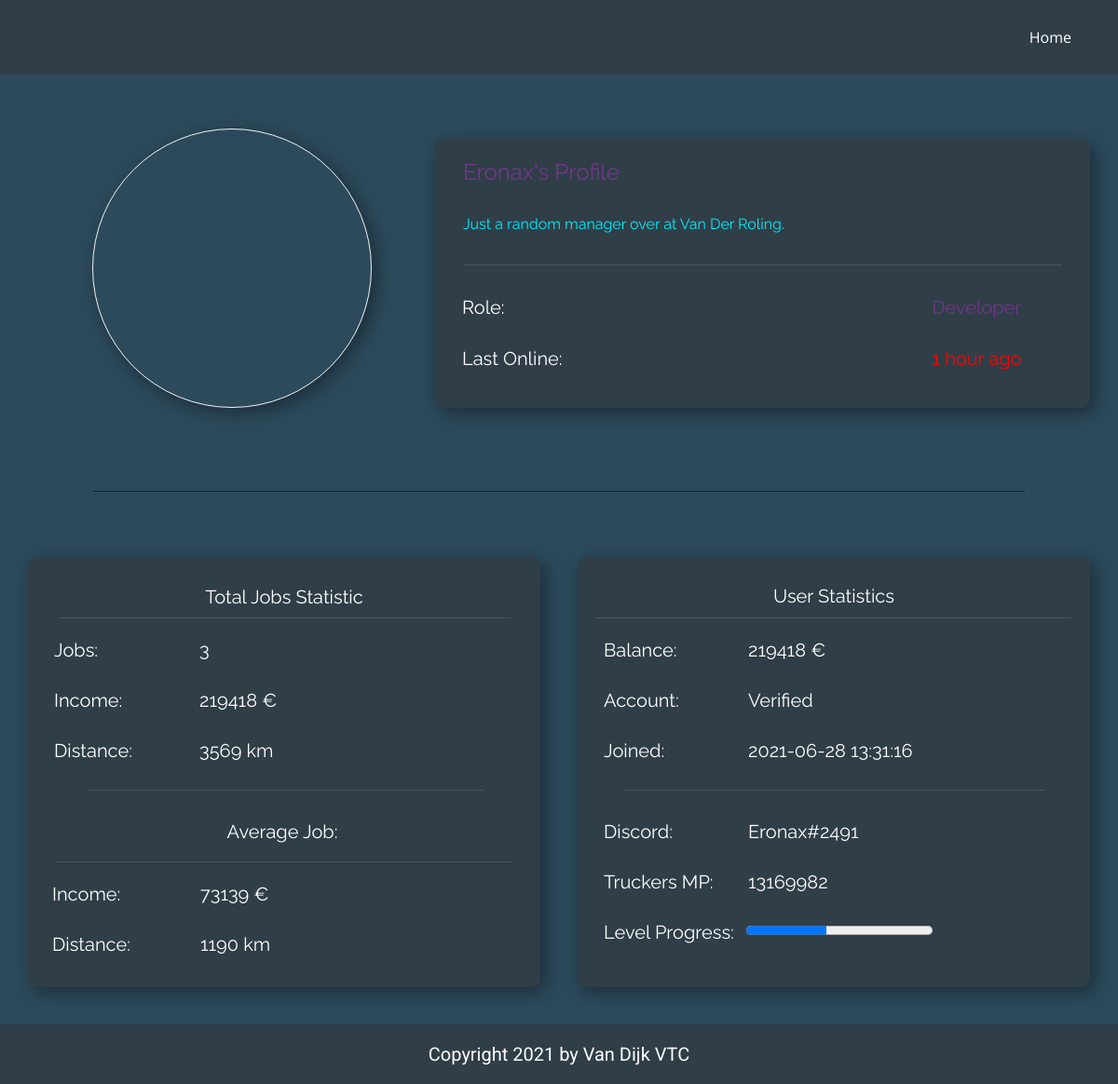
The page /profile.php?id=1 on the database its author committed.
### tables this page shows
CREATE TABLE IF NOT EXISTS `users` (
  `id` int(11) NOT NULL AUTO_INCREMENT,
  `username` varchar(50) NOT NULL,
  `password` varchar(50) NOT NULL,
  `role_id` int(11) NOT NULL DEFAULT 18,
  `status` varchar(50) NOT NULL DEFAULT 'Not Verified',
  `discord` varchar(50) NOT NULL,
  `truckersmp` varchar(50) NOT NULL,
  `user_pb` text NOT NULL DEFAULT 'https://moonvillageassociation.org/wp-content/uploads/2018/06/default-profile-picture1.jpg',
  `status_color` varchar(50) NOT NULL DEFAULT '#fff',
  `information` text NOT NULL DEFAULT 'There is no information yet.',
  `last_online` timestamp NOT NULL DEFAULT current_timestamp(),
  `updated_at` timestamp NOT NULL DEFAULT current_timestamp() ON UPDATE current_timestamp(),
  `timestamp` timestamp NOT NULL DEFAULT current_timestamp(),
  PRIMARY KEY (`id`),
  KEY `FK_users_roles` (`role_id`),
  CONSTRAINT `FK_users_roles` FOREIGN KEY (`role_id`) REFERENCES `roles` (`id`) ON DELETE NO ACTION ON UPDATE NO ACTION
);

CREATE TABLE IF NOT EXISTS `roles` (
  `id` int(11) NOT NULL AUTO_INCREMENT,
  `perms` int(11) NOT NULL,
  `name` varchar(50) NOT NULL,
  `color` varchar(50) NOT NULL,
  `timestamp` timestamp NOT NULL DEFAULT current_timestamp() ON UPDATE current_timestamp(),
  PRIMARY KEY (`id`)
);

CREATE TABLE IF NOT EXISTS `banks` (
  `id` int(11) NOT NULL AUTO_INCREMENT,
  `username` varchar(50) NOT NULL,
  `balance` int(11) NOT NULL DEFAULT 0,
  `timestamp` timestamp NOT NULL DEFAULT current_timestamp() ON UPDATE current_timestamp(),
  PRIMARY KEY (`id`)
);

CREATE TABLE IF NOT EXISTS `levels` (
  `id` int(11) NOT NULL AUTO_INCREMENT,
  `username` varchar(50) NOT NULL,
  `level` int(11) NOT NULL DEFAULT 0,
  `timestamp` timestamp NOT NULL DEFAULT current_timestamp() ON UPDATE current_timestamp(),
  PRIMARY KEY (`id`)
);

### public/profile.php (called while the page is built, shortened)
<?php
include '../app/database.php';
include '../app/classes/config.php';
if (isset($_SESSION['id'])) {
    $userid = $_SESSION['id'];
    $username = $_SESSION['name'];
} else {
    $username = "Guest";
}
$current_id = $_GET['id'];
$get_user_perms = check_user_perms($con, $username);
$user_jobs_information = user_jobs_information($con, $current_id);
$get_profile_information = get_profile_information($con, $current_id);
$last_online = $get_profile_information['last_online'];
$display_last_online = time_ago($last_online);
require '../views/profile.view.php';

### app/database.php (called while the page is built, shortened)
<?php
function get_profile_information($con, $current_id)
{
    $query = "SELECT users.id, users.last_online, users.password, users.role_id AS 'roleid', users.username, users.status, users.discord, users.truckersmp, users.user_pb, users.status_color, users.information, users.timestamp, roles.id AS 'role_id', roles.name AS 'role_name', roles.color AS 'role_color', levels.level, banks.balance, roles.perms AS 'perms'
    FROM users
    JOIN roles ON users.role_id=roles.id
    JOIN levels ON users.id=levels.id
    JOIN banks ON users.id=banks.id
    WHERE users.id='$current_id'";
    $result = $con->query($query);
    $get_profile_information = $result->fetch_assoc();
    return $get_profile_information;
}
function check_user_perms($con, $username)
{
    $query = "SELECT roles.perms
    FROM users
    JOIN roles ON users.role_id=roles.id
    WHERE users.username='$username'";
    $result = $con->query($query);
    $get_user_perms = $result->fetch_assoc();
    return $get_user_perms;
}
function user_jobs_information($con, $current_id)
{
    $query = "SELECT Count(jobs.id) AS 'total_jobs', SUM(jobs.income) AS 'total_income', SUM(jobs.distance) AS 'total_distance', ROUND(AVG(jobs.income), 0) AS 'average_income', ROUND(AVG(jobs.distance), 0) AS 'average_distance'
    FROM jobs
    WHERE jobs.user_id='$current_id'";
    $result = $con->query($query);
    $user_jobs_information = $result->fetch_assoc();
    return $user_jobs_information;
}
function time_ago($datetime, $full = false)
{
    $input_date = new DateTime($datetime);
    $now = new DateTime;
    $date_diff = $now->diff($input_date);
    $date_diff->w = floor($date_diff->d / 7);
    $date_diff->d -= $date_diff->w * 7;
    $date_array = array(
        'y' => 'year',
        'm' => 'month',
        'w' => 'week',
        'd' => 'day',
        'h' => 'hour',
        'i' => 'minute',
        's' => 'second',
    );
    foreach ($date_array as $k => &$v) {
        if ($date_diff->$k) {
            $v = $date_diff->$k . ' ' . $v . ($date_diff->$k > 1 ? 's' : '');
        } else {
            unset($date_array[$k]);
        }
    }
    if (!$full) {
        $date_array = array_slice($date_array, 0, 1);
    }
    return $date_array ? implode(', ', $date_array) . ' ago' : 'just now';
}

### views/profile.view.php (the view, shortened to what this page needs)
<!DOCTYPE html>
<html style="font-size: 16px;">
<head>
  <link rel="stylesheet" href="../views/css/nicepage_profile.css" media="screen">
  <link rel="stylesheet" href="../views/css/profile.css" media="screen">
  <link rel="stylesheet" href="../views/css/button.css" media="screen">
</head>
<body class="u-body">
  <section class="u-clearfix u-custom-color-2 u-section-1" id="sec-ad13">
    <div class="u-clearfix u-sheet u-sheet-1">
      <div class="u-clearfix u-expanded-width u-gutter-0 u-layout-wrap u-layout-wrap-1">
        <div class="u-layout">
          <div class="u-layout-row">
            <div class="u-align-center u-container-style u-layout-cell u-left-cell u-size-23 u-layout-cell-1">
              <div class="u-container-layout u-valign-middle u-container-layout-1">
                <div style="background-image: url(<?php echo $get_profile_information['user_pb'] ?>);" alt="" class="u-border-1 u-border-grey-5 u-image u-image-circle u-image-1" src="" data-image-width="256" data-image-height="256"></div>
              </div>
            </div>
            <div class="u-align-left u-container-style u-layout-cell u-right-cell u-size-37 u-layout-cell-2">
              <div class="u-container-layout u-container-layout-2">
                <div class="u-container-style u-custom-color-1 u-expanded-width u-group u-radius-10 u-shape-round u-group-1">
                  <div class="u-container-layout u-container-layout-3">
                    <h2 class="u-custom-font u-font-raleway u-text u-text-1"><span style="color: <?php echo $get_profile_information['role_color'] ?>";><?php echo $get_profile_information['username'] ?>'s Profile</span>
                    </h2>
                    <p class="u-custom-font u-font-raleway u-text u-text-2"><span style="color: <?php echo $get_profile_information['status_color'] ?>;"><?php echo $get_profile_information['information'] ?></span></p>
                    <div class="u-border-1 u-border-custom-color-3 u-expanded-width u-line u-line-horizontal u-line-1"></div>
                    <h5 style="width: 80%; text-align: right" class="u-custom-font u-font-raleway u-text u-text-3"><span style="color: <?php echo $get_profile_information['role_color'] ?>;"><?php echo $get_profile_information['role_name'] ?></span></h5>
                    <h5 style="width: 20%;" class="u-custom-font u-font-raleway u-text u-text-4">Role:</h5>
                    <h5 style="width: 80%; text-align: right" class="u-custom-font u-font-raleway u-text u-text-3"><?php if (strtotime($display_last_online) > time() - 300) : ?>
                        <span class="online" style="color:lightgreen;">Currently Online</span>
                      <?php else : ?>
                        <span class="offline" style="color:red;"><?php echo $display_last_online; ?></span>
                      <?php endif; ?>
                    </h5>
                    <h5 style="width: 20%;" class="u-custom-font u-font-raleway u-text u-text-4">Last Online:</h5>
                  </div>
                </div>
              </div>
            </div>
          </div>
        </div>
      </div>
      <div class="u-border-1 u-border-custom-color-4 u-line u-line-horizontal u-line-2"></div>
    </div>
  </section>
  <section class="u-clearfix u-custom-color-2 u-section-2" id="sec-5cbf">
    <div class="u-clearfix u-sheet u-valign-middle u-sheet-1">
      <div class="u-container-style u-custom-color-1 u-group u-radius-10 u-shape-round u-group-1">
        <div class="u-container-layout u-container-layout-1">
          <h5 class="u-align-center u-custom-font u-font-raleway u-text u-text-1">Total Jobs Statistic</h5>
          <div class="u-border-1 u-border-custom-color-3 u-line u-line-horizontal u-line-1"></div>
          <h5 class="u-align-left u-custom-font u-font-raleway u-text u-text-2">Jobs:</h5>
          <h5 class="u-align-left u-custom-font u-font-raleway u-text u-text-3"><?php echo $user_jobs_information['total_jobs'] ?></h5>
          <h5 class="u-align-left u-custom-font u-font-raleway u-text u-text-4">Income:</h5>
          <h5 class="u-align-left u-custom-font u-font-raleway u-text u-text-5"><?php echo $user_jobs_information['total_income'] ?> €</h5>
          <h5 class="u-align-left u-custom-font u-font-raleway u-text u-text-6">Distance:</h5>
          <h5 class="u-align-left u-custom-font u-font-raleway u-text u-text-7"><?php echo $user_jobs_information['total_distance'] ?> km</h5>
          <div class="u-border-1 u-border-custom-color-3 u-line u-line-horizontal u-line-2"></div>
          <h5 class="u-align-center u-custom-font u-font-raleway u-text u-text-8">Average Job:</h5>
          <div class="u-border-1 u-border-custom-color-3 u-line u-line-horizontal u-line-3"></div>
          <h5 class="u-align-left u-custom-font u-font-raleway u-text u-text-9"><?php echo $user_jobs_information['average_income'] ?> €</h5>
          <h5 class="u-align-left u-custom-font u-font-raleway u-text u-text-10">Income:</h5>
          <h5 class="u-align-left u-custom-font u-font-raleway u-text u-text-11">Distance:</h5>
          <h5 class="u-align-left u-custom-font u-font-raleway u-text u-text-12"><?php echo $user_jobs_information['average_distance'] ?> km</h5>
        </div>
      </div>
      <div class="u-container-style u-custom-color-1 u-group u-radius-10 u-shape-round u-group-2">
        <div class="u-container-layout u-container-layout-2">
          <h5 class="u-align-center u-custom-font u-font-raleway u-text u-text-13">User Statistics</h5>
          <div class="u-border-1 u-border-custom-color-3 u-line u-line-horizontal u-line-4"></div>
          <h5 class="u-align-left u-custom-font u-font-raleway u-text u-text-14">Balance:</h5>
          <h5 class="u-align-left u-custom-font u-font-raleway u-text u-text-15"><?php echo $get_profile_information['balance'] ?> €</h5>
          <h5 class="u-align-left u-custom-font u-font-raleway u-text u-text-16">Account:</h5>
          <h5 class="u-align-left u-custom-font u-font-raleway u-text u-text-17"><?php echo $get_profile_information['status'] ?></h5>
          <h5 class="u-align-left u-custom-font u-font-raleway u-text u-text-18">Joined:</h5>
          <h5 class="u-align-left u-custom-font u-font-raleway u-text u-text-19"><?php echo $get_profile_information['timestamp'] ?></h5>
          <div class="u-border-1 u-border-custom-color-3 u-line u-line-horizontal u-line-5"></div>
          <h5 class="u-align-left u-custom-font u-font-raleway u-text u-text-20"><?php echo $get_profile_information['discord'] ?></h5>
          <h5 class="u-align-left u-custom-font u-font-raleway u-text u-text-21">Discord:</h5>
          <h5 class="u-align-left u-custom-font u-font-raleway u-text u-text-22">Truckers MP:</h5>
          <h5 class="u-align-left u-custom-font u-font-raleway u-text u-text-23"><?php echo $get_profile_information['truckersmp'] ?></h5>
          <h5 class="u-align-left u-custom-font u-font-raleway u-text u-text-24">Level Progress:</h5>
          <h5 class="u-align-left u-custom-font u-font-raleway u-text u-text-25"><progress id="file" value="<?php echo $get_profile_information['level'] ?>" max="100000"> </progress>
          </h5>
        </div>
      </div>
    </div>
  </section>
</body>
</html>

### views/css/profile.css (style rules this page uses)
.u-section-1 { background-image: none; }
.u-section-1 .u-sheet-1 { min-height: 479px; }
.u-section-1 .u-layout-wrap-1 { margin-top: 30px; margin-bottom: 0; }
.u-section-1 .u-layout-cell-1 { min-height: 356px; }
.u-section-1 .u-container-layout-1 { padding: 17px 30px; }
.u-section-1 .u-image-1 { width: 300px; height: 300px; background-image: url("images/32cd3b91bb2cfbec213f53130fe722931.png"); background-position: 50% 50%; box-shadow: 5px 5px 20px 0 rgba(0,0,0,0.4); margin: 0 auto; }
.u-section-1 .u-layout-cell-2 { min-height: 356px; }
.u-section-1 .u-container-layout-2 { padding: 28px 0; }
.u-section-1 .u-group-1 { margin-top: 12px; margin-bottom: 0; min-height: 288px; height: auto; box-shadow: 5px 5px 20px 0 rgba(0,0,0,0.4); }
.u-section-1 .u-container-layout-3 { padding: 22px 30px 18px; }
.u-section-1 .u-text-1 { font-size: 1.5rem; margin: 0; }
.u-section-1 .u-text-2 { margin: 30px 0 0; }
.u-section-1 .u-line-1 { height: 3px; transform-origin: left center 0px; margin: 30px -30px 0; }
.u-section-1 .u-text-3 { margin: 31px 317px 0 85px; }
.u-section-1 .u-text-4 { margin: -24px 558px 0 -1px; }
.u-section-1 .u-line-2 { width: 1000px; transform-origin: left center 0px; margin: 61px auto 31px; }
.u-section-2 { background-image: none; }
.u-section-2 .u-sheet-1 { min-height: 541px; }
.u-section-2 .u-group-1 { width: 550px; box-shadow: 5px 5px 20px 0 rgba(0,0,0,0.4); min-height: 461px; height: auto; margin: 40px auto 0 0; }
.u-section-2 .u-container-layout-1 { padding: 20px 26px; }
.u-section-2 .u-text-1 { font-weight: 400; margin: 10px 4px 0; }
.u-section-2 .u-line-1 { width: 485px; height: 3px; transform-origin: left center 0px; margin: 10px auto 0; }
.u-section-2 .u-text-2 { font-weight: 400; margin: 20px 336px 0 2px; }
.u-section-2 .u-text-3 { font-weight: 400; margin: -24px 2px 0 158px; }
.u-section-2 .u-text-4 { font-weight: 400; margin: 30px 336px 0 2px; }
.u-section-2 .u-text-5 { font-weight: 400; margin: -24px 2px 0 158px; }
.u-section-2 .u-text-6 { font-weight: 400; margin: 30px 336px 0 2px; }
.u-section-2 .u-text-7 { font-weight: 400; margin: -24px 2px 0 158px; }
.u-section-2 .u-line-2 { width: 425px; height: 3px; margin: 30px auto 0; }
.u-section-2 .u-text-8 { font-weight: 400; margin: 30px 4px 0 0; }
.u-section-2 .u-line-3 { width: 489px; height: 3px; transform-origin: left center 0px; margin: 20px auto 0; }
.u-section-2 .u-text-9 { font-weight: 400; margin: 20px 0 0 159px; }
.u-section-2 .u-text-10 { font-weight: 400; margin: -24px 338px 0 0; }
.u-section-2 .u-text-11 { font-weight: 400; margin: 30px 338px 0 0; }
.u-section-2 .u-text-12 { font-weight: 400; margin: -24px 0 0 159px; }
.u-section-2 .u-group-2 { width: 550px; box-shadow: 5px 5px 20px 0 rgba(0,0,0,0.4); min-height: 461px; height: auto; margin: -461px 0 40px auto; }
.u-section-2 .u-container-layout-2 { padding: 20px 10px; }
.u-section-2 .u-text-13 { font-weight: 400; margin: 9px 20px 0; }
.u-section-2 .u-line-4 { width: 510px; height: 3px; transform-origin: left center 0px; margin: 11px auto 0; }
.u-section-2 .u-text-14 { font-weight: 400; margin: 20px 357px 0 18px; }
.u-section-2 .u-text-15 { font-weight: 400; margin: -24px 18px 0 173px; }
.u-section-2 .u-text-16 { font-weight: 400; margin: 30px 357px 0 18px; }
.u-section-2 .u-text-17 { font-weight: 400; margin: -24px 18px 0 173px; }
.u-section-2 .u-text-18 { font-weight: 400; margin: 30px 357px 0 18px; }
.u-section-2 .u-text-19 { font-weight: 400; margin: -24px 18px 0 173px; }
.u-section-2 .u-line-5 { width: 450px; height: 3px; margin: 30px auto 0; }
.u-section-2 .u-text-20 { font-weight: 400; margin: 30px 18px 0 173px; }
.u-section-2 .u-text-21 { font-weight: 400; margin: -24px 357px 0 18px; }
.u-section-2 .u-text-22 { font-weight: 400; margin: 30px 357px 0 18px; }
.u-section-2 .u-text-23 { font-weight: 400; margin: -24px 18px 0 173px; }
.u-section-2 .u-text-24 { font-weight: 400; margin: 30px 357px 0 18px; }
.u-section-2 .u-text-25 { font-weight: 400; margin: -24px 20px 0 171px; }

### rows shown on the page
users: username "Eronax", information "Just a random manager over at Van Der Roling.", role.name "Developer", banks.balance "219418", status "Verified", timestamp "2021-06-28 13:31:16", discord "Eronax#2491", truckersmp "13169982"

### other values the page prints
$user_jobs_information['total_jobs'] "3"
$user_jobs_information['total_income'] "219418"
$user_jobs_information['total_distance'] "3569"
$user_jobs_information['average_income'] "73139"
$user_jobs_information['average_distance'] "1190"
